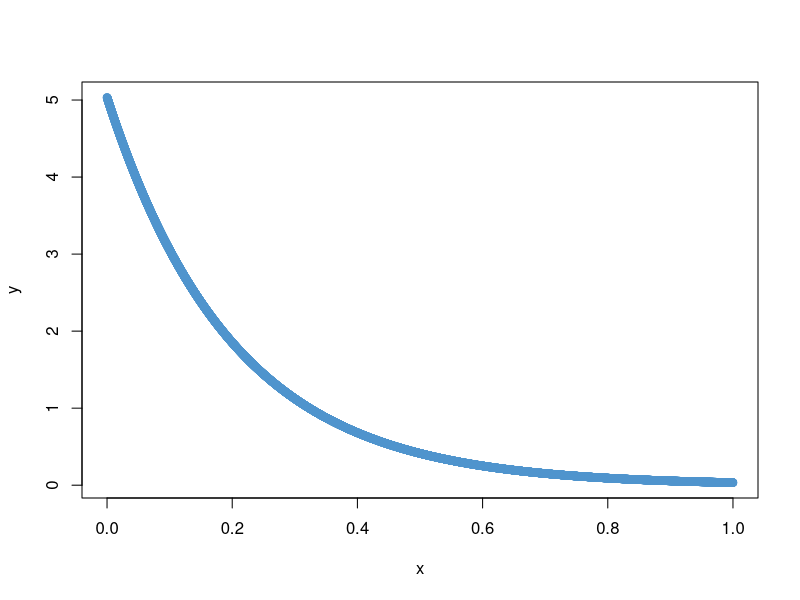
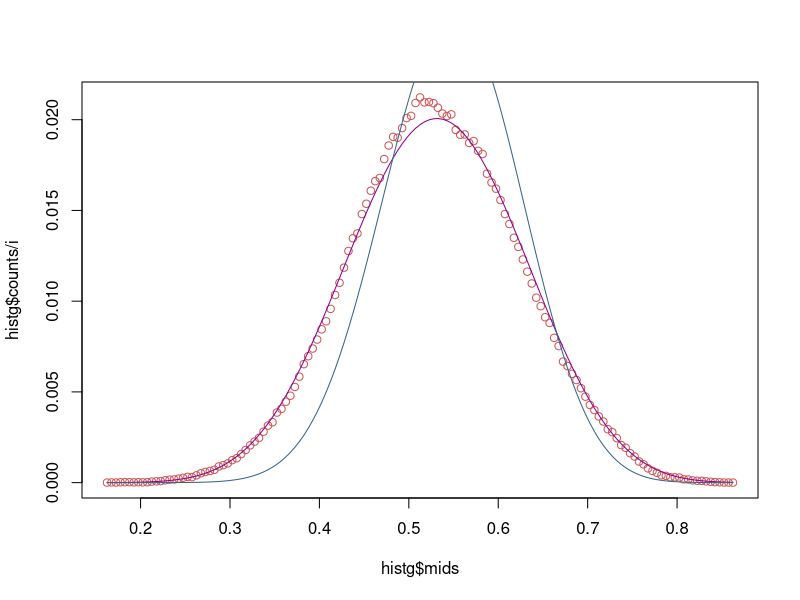
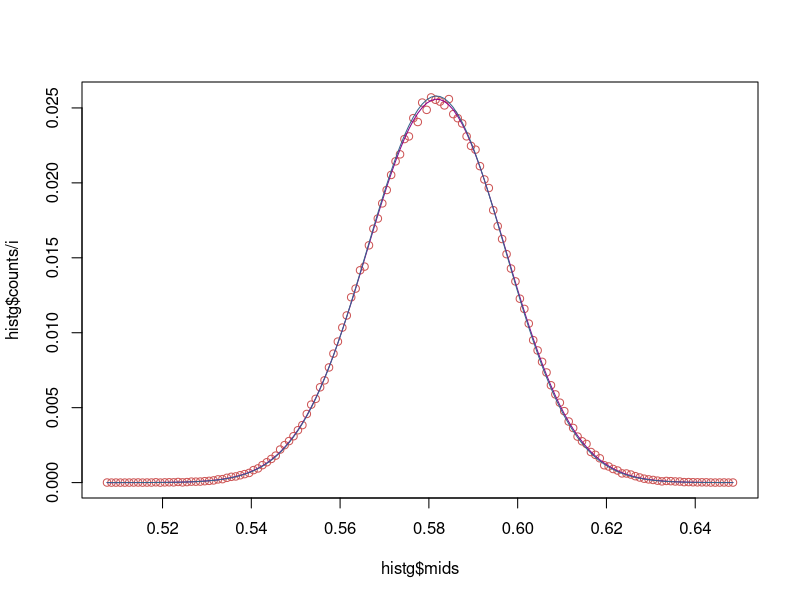

Recreate these plots in R, in order.
## ---- chunk 1
x <- seq(0,1, by=0.0001)
y <- dexp(x, rate = 5)/0.9932621
plot(x,y, col="steelblue3")
## ---- chunk 2
  #Metropolis Approach
  piOld <- 0.5
  iter <- 500000
  posteriordist <- vector(length = iter)
  for(i in 1:iter)
  {
    pOld <- (dexp(piOld, rate = 5)/0.9932621)*dbinom(14, 24, piOld)
    
    piNew <- piOld + rnorm(1, 0, sd=0.01)
    
    if(piNew > 1)
      piNew = 1;
    if(piNew <0)
      piNew = 0
    
    pNew <- (dexp(piNew, rate = 5)/0.9932621)*dbinom(14, 24, piNew)
    ratio <- pNew/ pOld
    if(ratio > 1||ratio >= runif(1))
      piOld = piNew;
    posteriordist[i] = piOld;
    
    #if(i %% 10000 == 0)
    #{
      #histg <- hist(posteriordist, breaks=200, plot=FALSE)
      #plot(histg$mids, histg$counts/i, col="indianred3")
    #}

  }
  histg <- hist(posteriordist, breaks=200, plot=FALSE)
  plot(histg$mids, histg$counts/i, col="indianred3")
  
  #Grid Approach
  posteriordist <- vector(length=length(histg$mids))
  vals <- histg$mids
  i <- 1;
  sum <- 0;
  
  for(x in vals)
  {
    posteriordist[i] <- (dexp(x, rate = 5)/0.9932621)*dbinom(14, 24, x)
    sum = sum + posteriordist[i];
    i <- i + 1;
  }
  
  lines(histg$mids, posteriordist/sum , col= "darkmagenta")
  lines(histg$mids, dbeta(histg$mids, 23, 19)/sum(dbeta(histg$mids, 23, 19)), col= "steelblue4")
## ---- chunk 3
#Metropolis Approach
  piOld <- 0.5
  iter <- 500000
  posteriordist <- vector(length = iter)
  for(i in 1:iter)
  {
    pOld <- (dexp(piOld, rate = 5)/0.9932621)*dbinom(583, 1000, piOld)
    
    piNew <- piOld + rnorm(1, 0, sd=0.01)
    
    if(piNew > 1)
      piNew = 1;
    if(piNew <0)
      piNew = 0
    
    pNew <- (dexp(piNew, rate = 5)/0.9932621)*dbinom(583, 1000, piNew)
    ratio <- pNew/ pOld
    if(ratio > 1||ratio >= runif(1))
      piOld = piNew;
    posteriordist[i] = piOld;
    
    #if(i %% 10000 == 0)
    #{
      #histg <- hist(posteriordist, breaks=200, plot=FALSE)
      #plot(histg$mids, histg$counts/i, col="indianred3")
    #}

  }
  histg <- hist(posteriordist, breaks=200, plot=FALSE)
  plot(histg$mids, histg$counts/i, col="indianred3")
  
  #Grid Approach
  posteriordist <- vector(length=length(histg$mids))
  vals <- histg$mids
  i <- 1;
  sum <- 0;
  
  for(x in vals)
  {
    posteriordist[i] <- (dexp(x, rate = 5)/0.9932621)*dbinom(583, 1000, x)
    sum = sum + posteriordist[i];
    i <- i + 1;
  }
  
  lines(histg$mids, posteriordist/sum , col= "darkmagenta")
  lines(histg$mids, dbeta(histg$mids, 592, 426)/sum(dbeta(histg$mids, 592, 426)), col= "steelblue4")
